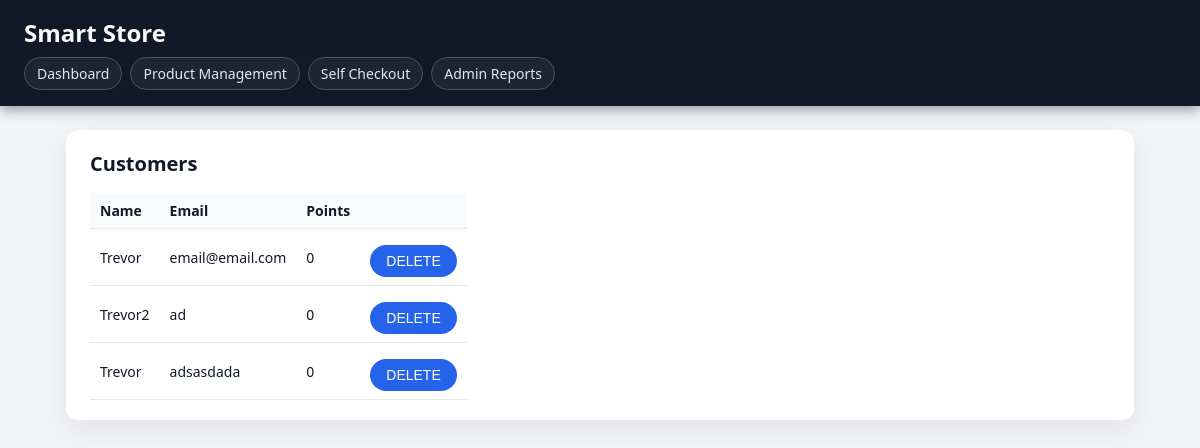
/customers/, run on an earlier commit of the app's database.
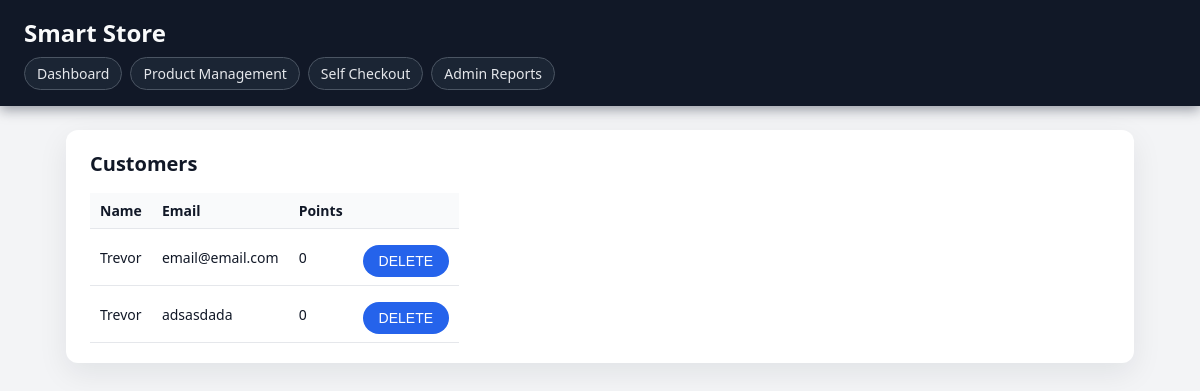
And on a later commit of the database.
### phase3/models.py (models this page shows)
class Customers(models.Model):
    name = models.CharField(max_length=100)
    email = models.CharField(max_length=100, unique=True)
    phone_number = models.CharField(unique=True, max_length=15, blank=True, validators=[RegexValidator(regex=r'^\d{9,15}$')])
    password = models.CharField(null=False)
    membership_id = models.UUIDField(default=uuid.uuid1, editable=False)
    points = models.PositiveIntegerField(default=0, null=False)

### phase3/views.py (the view)
# urls.py: path('customers/', views.customers_page, name='customers_page'),
def customers_page(request):
    if request.method == "POST" and "delete_customer" in request.POST:
        customer_id = request.POST.get("delete_customer")
        Customers.objects.filter(id=customer_id).delete()
        messages.success(request,f"Customer deleted")
        return redirect("customers_page")
    customers = Customers.objects.all()
    context = {"customers": customers}
    return render(request, "customers.html", context)

### phase3/templates/customers.html (shortened to what this page needs)
{% extends "base.html" %}
{% block content %}
<section class="card">
    <h2>Customers</h2>
    <table>
        <tr>
            <th>Name</th>
            <th>Email</th>
            <th>Points</th>
            <th></th>
        </tr>
        {% for c in customers %}
        <tr>
            <td>{{ c.name }}</td>
            <td>{{ c.email }}</td>
            <td>{{ c.points }}</td>
            <td>
                <form method="POST" style="display:inline">
                    <button type="submit" name="delete_customer" value="{{ c.id }}">
                        DELETE
                    </button>
                </form>
            </td>
        </tr>
        {% endfor %}
    </table>
</section>
{% endblock %}

What changed in the data, as far as the page shows it:
removed Customers: name "Trevor2", email "ad", points "0", {{ c.id }} 2 (drawn)
